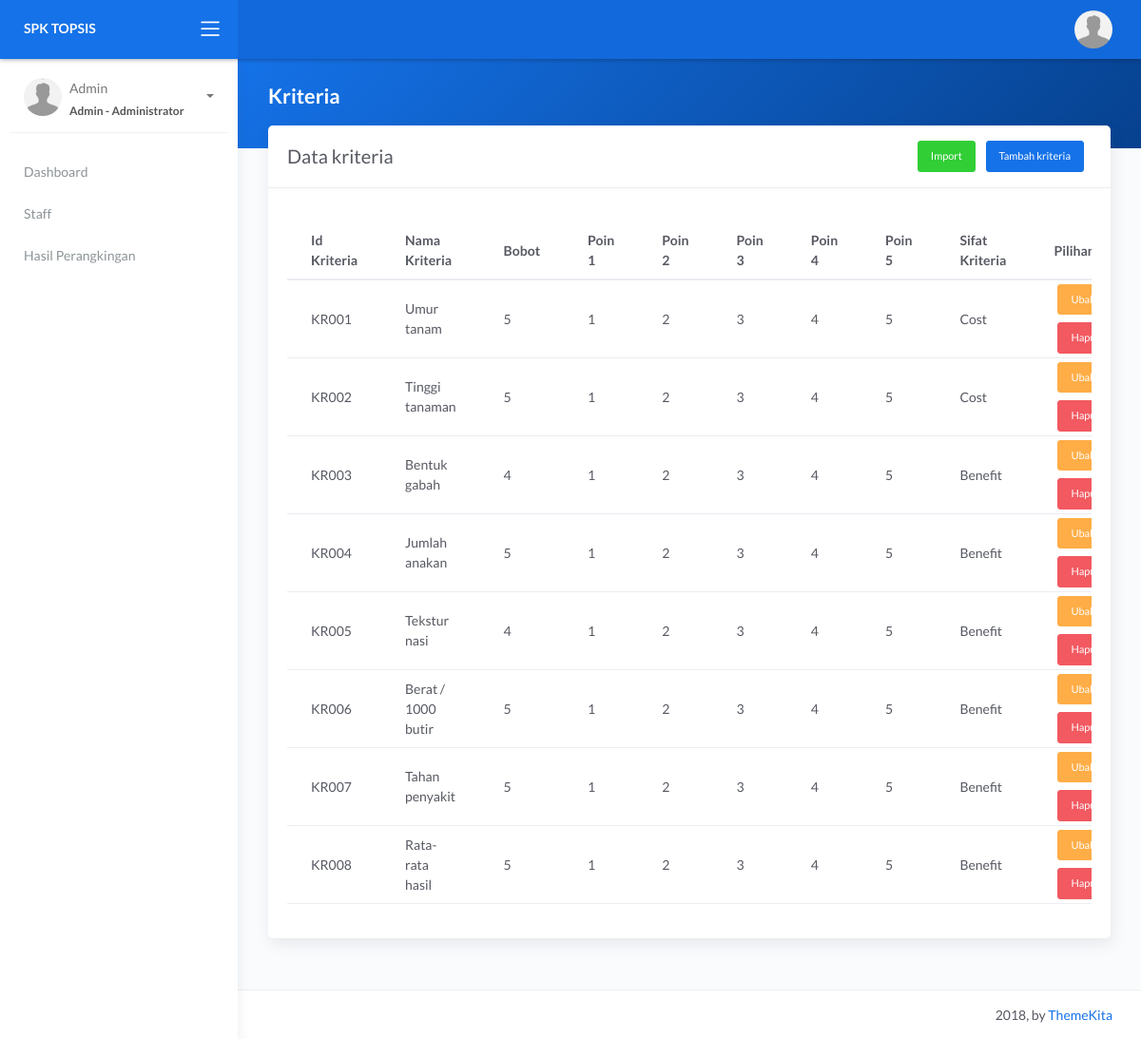
Page /kriteria.php (signed in) on the committed database.
### tables this page shows
CREATE TABLE `kriteria` (
  `id_kriteria` varchar(5) NOT NULL,
  `nama_kriteria` varchar(45) NOT NULL,
  `bobot` double NOT NULL,
  `poin1` double NOT NULL,
  `poin2` double NOT NULL,
  `poin3` double NOT NULL,
  `poin4` double NOT NULL,
  `poin5` double NOT NULL,
  `sifat` varchar(15) NOT NULL
);

### kriteria/datakriteria.php (the view, shortened to what this page needs)
<div class="card">
    <div class="card-header">
        <div class="card-head-row">
										<div class="card-title">Data kriteria</div>
										<div class="card-tools">
                                        <button type="button" class="btn btn-success btn-sm mr-2 " data-toggle="modal" data-target="#upload">
  Import
</button>
											<a href="?a=tambah" class="btn btn-primary btn-primary btn-sm mr-2">
												Tambah kriteria
											</a>
										</div>
									</div>
    </div>
    <div class="card-body">
        <div class="table-responsive">
        <table class="table mt-3 ">
            <thead>
                <tr>
                    <th>Id Kriteria</th>
                    <th class="w-25">Nama Kriteria</th>
                    <th>Bobot</th>
                    <th>Poin 1</th>
                    <th>Poin 2</th>
                    <th>Poin 3</th>
                    <th>Poin 4</th>
                    <th>Poin 5</th>
                    <th>Sifat Kriteria</th>
                    <th>Pilihan</th>
                </tr>
            </thead>
            <tbody>
                <?php
                include "config/koneksi.php";
                $query = $conn->query("select * from kriteria order by id_kriteria ASC");
                while ($result = $query->fetch_assoc()) {
                ?>
                <tr>
                    <td>
                        <?= $result['id_kriteria']; ?>
                    </td>
                    <td>
                        <?= $result['nama_kriteria']; ?>
                    </td>
                    <td>
                        <?= $result['bobot']; ?>
                    </td>
                    <td>
                        <?= $result['poin1']; ?>
                    </td>
                    <td>
                        <?= $result['poin2']; ?>
                    </td>
                    <td>
                        <?= $result['poin3']; ?>
                    </td>
                    <td>
                        <?= $result['poin4']; ?>
                    </td>
                    <td>
                        <?= $result['poin5']; ?>
                    </td>
                    <td>
                        <?= $result['sifat']; ?>
                    </td>
                    <td>
                        <a href="?a=kriteria&k=ubah&id=<?= $result['id_kriteria']; ?>"
                            class="btn btn-sm btn-warning m-1 ">Ubah</a>
                        <a href="?k=hapus&id=<?= $result['id_kriteria']; ?>"
                            class="btn btn-danger btn-sm  m-1" onclick="return confirm('Hapus Kriteria?')" >Hapus</a>
                    </td>
                </tr>
                <?php
}
?>
            </tbody>
        </table>
</div>
    </div>
</div>

### rows in the picture
kriteria: id_kriteria "KR001", nama_kriteria "Umur tanam", bobot "5", poin1 "1", poin2 "2", poin3 "3", poin4 "4", poin5 "5", sifat "Cost"
kriteria: id_kriteria "KR002", nama_kriteria "Tinggi tanaman", bobot "5", poin1 "1", poin2 "2", poin3 "3", poin4 "4", poin5 "5", sifat "Cost"
kriteria: id_kriteria "KR003", nama_kriteria "Bentuk gabah", bobot "4", poin1 "1", poin2 "2", poin3 "3", poin4 "4", poin5 "5", sifat "Benefit"
kriteria: id_kriteria "KR004", nama_kriteria "Jumlah anakan", bobot "5", poin1 "1", poin2 "2", poin3 "3", poin4 "4", poin5 "5", sifat "Benefit"
kriteria: id_kriteria "KR005", nama_kriteria "Tekstur nasi", bobot "4", poin1 "1", poin2 "2", poin3 "3", poin4 "4", poin5 "5", sifat "Benefit"
kriteria: id_kriteria "KR006", nama_kriteria "Berat / 1000 butir", bobot "5", poin1 "1", poin2 "2", poin3 "3", poin4 "4", poin5 "5", sifat "Benefit"
kriteria: id_kriteria "KR007", nama_kriteria "Tahan penyakit", bobot "5", poin1 "1", poin2 "2", poin3 "3", poin4 "4", poin5 "5", sifat "Benefit"
kriteria: id_kriteria "KR008", nama_kriteria "Rata-rata hasil", bobot "5", poin1 "1", poin2 "2", poin3 "3", poin4 "4", poin5 "5", sifat "Benefit"

### other values in the picture
$menuLabel "Admin"
$jabatan "Administrator"
